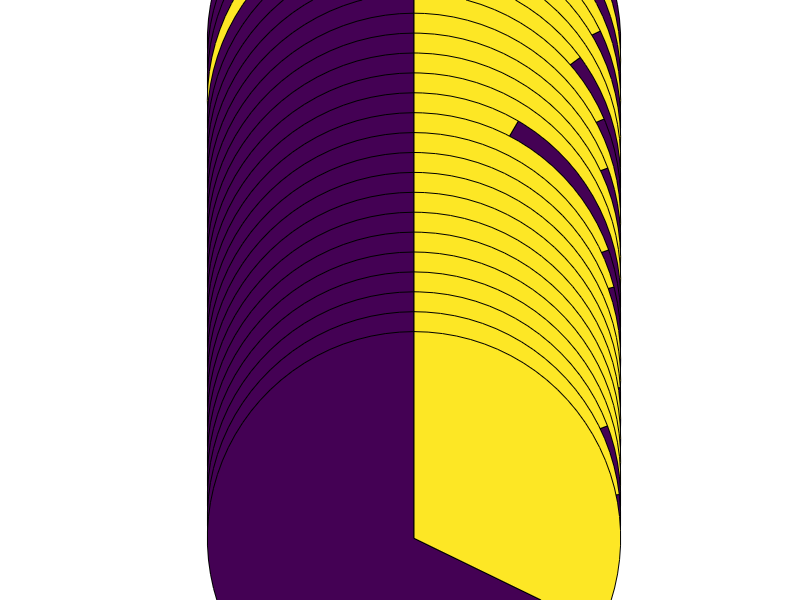

This chart was generated by the following MATLAB code:
%% pie charts from Carsen data
    labels = ['decreased'; 'all other'];
    regionlabels = {'decreased','all other'}; %EDIT?
    %decreasedN = [21,129,15,0,197,8,5,82,302,76,51,157,124,260,490,322,97,31,210,320,24,29,10,69,399,450]; %EDITNEW
    decreasedN = [30,172,20,1,225,19,6,143,346,81,50,201,105,261,494,306,96,33,305,428,24,52,10,226,448,579]; %EDITNEW
    %otherN = [17,131,9,12,77,18,13,86,123,43,11,146,43,25,124,65,31,19,192,251,9,50,21,211,184,404];
    otherN = [8,88,4,11,49,7,12,25,79,38,12,102,62,24,120,81,32,17,97,143,8,27,21,54,135,275];
    totalN = [decreasedN; otherN];
    figure
    subplot(size(totalN,2),1,1)
    labels = {'',''};
    for i = 1:size(totalN,2)
        subplot(size(totalN,2),1,i)
        pie(totalN(:,i),labels);
    end
